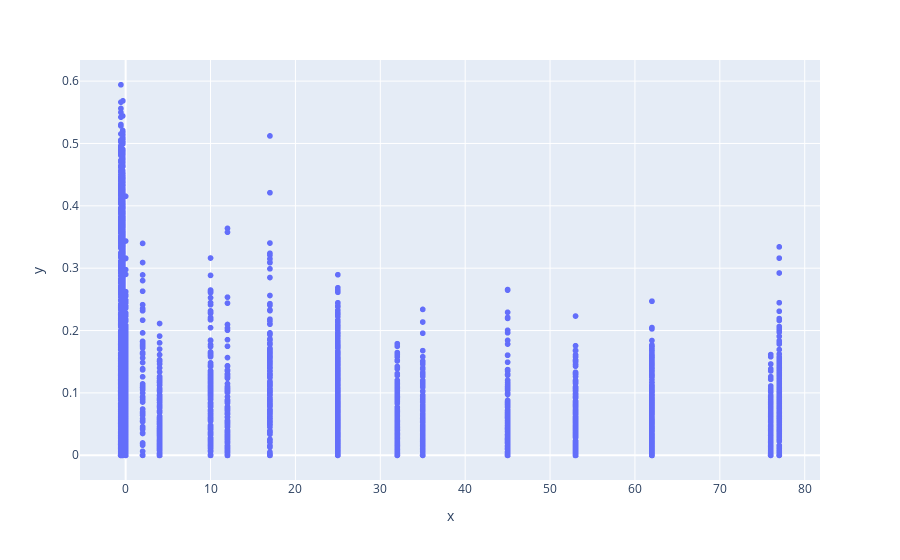

Source (notebook cell):
### Code cell
px.scatter(x=eda['cleaned_age'], y=eda['GEP 15 (DNA Replication)'])

### Figure 1 — Plotly figure (JSON) as saved in the notebook; plotly's stock layout.template omitted (floating-point values rounded to 4 significant figures; data arrays with more than 128 entries replaced by an {"elided": "..."} marker saying what was removed)
{"data": [{"hovertemplate": "x=%{x}<br>y=%{y}<extra></extra>", "legendgroup": "", "marker": {"color": "#636efa", "symbol": "circle"}, "mode": "markers", "name": "", "showlegend": false, "type": "scattergl", "x": {"elided": "9038 float values"}, "xaxis": "x", "y": {"elided": "9038 float values"}, "yaxis": "y"}], "layout": {"legend": {"tracegroupgap": 0}, "margin": {"t": 60}, "xaxis": {"anchor": "y", "domain": [0, 1], "title": {"text": "x"}}, "yaxis": {"anchor": "x", "domain": [0, 1], "title": {"text": "y"}}}}
